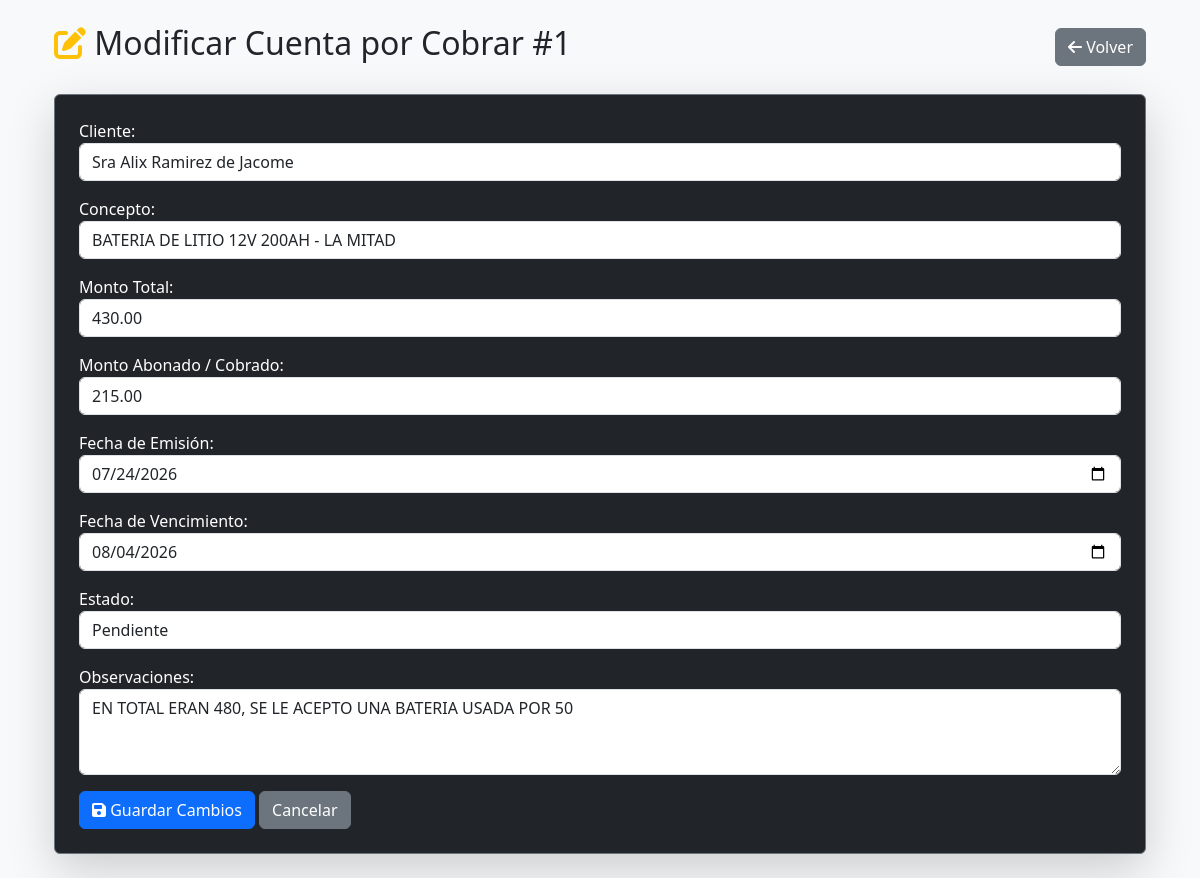
The page /cuentas-por-cobrar/editar/1/ on the database its author committed.
### gestion/models.py (models this page shows, shortened)
class CuentaPorCobrar(models.Model):
    ESTADOS = [
        ("PEND", "Pendiente"),
        ("PAG", "Pagado"),
        ("VENC", "Vencido"),
    ]
    cliente = models.ForeignKey(Cliente, on_delete=models.CASCADE, verbose_name="Cliente")
    concepto = models.CharField(max_length=200, verbose_name="Concepto")
    monto_deuda = models.DecimalField(max_digits=10, decimal_places=2, verbose_name="Monto Total")
    monto_cobrado = models.DecimalField(max_digits=10, decimal_places=2, default=0.00, verbose_name="Monto Abonado / Cobrado")
    fecha_emision = models.DateField(verbose_name="Fecha de Emisión")
    fecha_vencimiento = models.DateField(verbose_name="Fecha de Vencimiento")
    estado = models.CharField(max_length=4, choices=ESTADOS, default="PEND", verbose_name="Estado")
    observaciones = models.TextField(blank=True, null=True, verbose_name="Observaciones")

### gestion/views.py (the view)
# urls.py: path("cuentas-por-cobrar/editar/<int:pk>/", views.modificar_cuenta_por_cobrar, name="modificar_cuenta_por_cobrar"),
def modificar_cuenta_por_cobrar(request, pk):
    cuenta = get_object_or_404(CuentaPorCobrar, pk=pk)
    if request.method == 'POST':
        form = CuentaPorCobrarForm(request.POST, instance=cuenta)
        if form.is_valid():
            form.save()
            return redirect('lista_cuentas_por_cobrar')
    else:
        form = CuentaPorCobrarForm(instance=cuenta)
    return render(request, 'gestion/modificar_cuenta_por_cobrar.html', {'form': form, 'cuenta': cuenta})

### gestion/forms.py
class CuentaPorCobrarForm(forms.ModelForm):
    class Meta:
        model = CuentaPorCobrar
        fields = [
            'cliente',
            'concepto',
            'monto_deuda',
            'monto_cobrado',
            'fecha_emision',
            'fecha_vencimiento',
            'estado',
            'observaciones',
        ]
        widgets = {
            'cliente': forms.Select(attrs={'class': 'form-control'}),
            'concepto': forms.TextInput(attrs={'class': 'form-control', 'placeholder': 'Ej. Factura o Servicio'}),
            'monto_deuda': forms.NumberInput(attrs={'class': 'form-control', 'placeholder': '0.00'}),
            'monto_cobrado': forms.NumberInput(attrs={'class': 'form-control', 'placeholder': '0.00'}),
            'fecha_emision': forms.DateInput(attrs={'class': 'form-control', 'type': 'date'}),
            'fecha_vencimiento': forms.DateInput(attrs={'class': 'form-control', 'type': 'date'}),
            'estado': forms.Select(attrs={'class': 'form-control'}),
            'observaciones': forms.Textarea(attrs={'class': 'form-control', 'rows': 3}),
        }

### gestion/models.py (called while the page is built)
    def __str__(self):
        return (
            f"{self.nombre} ({self.rif_cedula})"
            if self.rif_cedula
            else self.nombre
        )

### gestion/templates/gestion/modificar_cuenta_por_cobrar.html (shortened to what this page needs)
{% extends 'gestion/base.html' %}
{% block content %}
<div class="container mt-4">
    <div class="d-flex justify-content-between align-items-center mb-4">
        <h2><i class="fas fa-edit text-warning"></i> Modificar Cuenta por Cobrar #{{ cuenta.pk }}</h2>
        <a href="{% url 'lista_cuentas_por_cobrar' %}" class="btn btn-secondary">
            <i class="fas fa-arrow-left"></i> Volver
        </a>
    </div>
    <div class="card bg-dark text-white shadow-lg border-secondary p-4">
        <form method="post">
            {{ form.as_p }}
            <div class="mt-3">
                <button type="submit" class="btn btn-primary">
                    <i class="fas fa-save"></i> Guardar Cambios
                </button>
                <a href="{% url 'lista_cuentas_por_cobrar' %}" class="btn btn-secondary">Cancelar</a>
            </div>
        </form>
    </div>
</div>
{% endblock %}

### rows shown on the page
CuentaPorCobrar: pk "1", cliente "Sra Alix Ramirez de Jacome", concepto "BATERIA DE LITIO 12V 200AH - LA MITAD", monto_deuda "430.00", monto_cobrado "215.00", fecha_emision "07/24/2026", fecha_vencimiento "08/04/2026", estado "Pendiente", observaciones "EN TOTAL ERAN 480, SE LE ACEPTO UNA BATERIA USADA POR 50"
